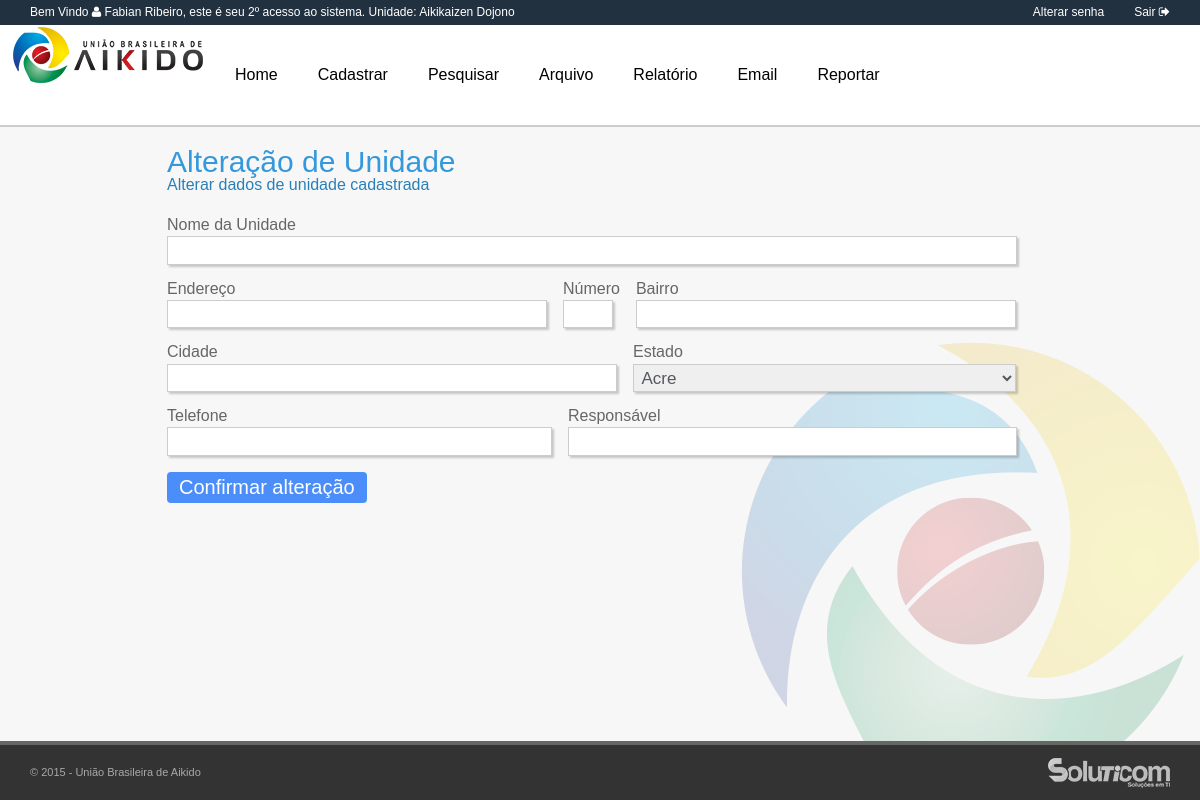
The app's page /alterarUnidade.php (signed in) with its own data.
### tables this page shows
CREATE TABLE IF NOT EXISTS `usuario` (
  `usuarioId` int(11) NOT NULL,
  `escolaId` int(10) DEFAULT NULL,
  `usuarioLogin` varchar(100) DEFAULT NULL,
  `senha` varchar(100) DEFAULT NULL,
  `usuarioNome` varchar(100) DEFAULT NULL,
  `nivelId` int(10) DEFAULT NULL,
  `dataCadastro` date DEFAULT NULL,
  `statusUsuario` tinyint(1) NOT NULL DEFAULT '1',
  `qtdAcesso` int(11) DEFAULT '0',
  `resetaSenha` tinyint(1) DEFAULT '0'
);

CREATE TABLE IF NOT EXISTS `escola` (
  `escolaId` int(10) NOT NULL,
  `responsavelEscola` varchar(200) DEFAULT NULL,
  `estadoID` int(10) DEFAULT NULL,
  `nomeEscola` varchar(100) DEFAULT NULL,
  `enderecoEscola` varchar(100) DEFAULT NULL,
  `numeroEscola` varchar(10) DEFAULT NULL,
  `bairroEscola` varchar(100) DEFAULT NULL,
  `cidadeEscola` varchar(100) DEFAULT NULL,
  `telefoneEscola` varchar(30) DEFAULT NULL,
  `statusEscola` int(2) DEFAULT '1'
);

### alterarUnidade.php (the view, shortened to what this page needs)
<?php require_once("validacao.php"); ?>
<?php
    $tr = "SELECT * ";
    $tr .= "FROM escola ";
        if ( isset($_GET["codigo"]) ) {
            $id = $_GET["codigo"];
            $tr .= "WHERE escolaId = {$id} ";
        } else {
            $tr .= "WHERE escolaId = 1 ";
        }
    $con_clientes = mysqli_query($conecta,$tr);
    $info_clientes = mysqli_fetch_assoc($con_clientes);
?>
<?php
    $estados = "SELECT * ";
    $estados .= "FROM estados ";
    $lista_estados = mysqli_query($conecta,$estados);
?>
<!doctype html>
<html>
    <head>
    </head>
    <body>
        <main>
            <div class="centralizar">
                <form action="alterarUnidade.php?codigo=<?php echo $id ?>" method="post">
                   <div class="subtitulo"> <h1>Alteração de Unidade</h1><h4>Alterar dados de unidade cadastrada</h4> </div>
                  	<fieldset>
                    <fieldset class="grupo">
                        <div class="campo">
                    <label for="nomeEscola">Nome da Unidade</label>
                    <input type="text" value="<?php echo utf8_encode($info_clientes["nomeEscola"])  ?>" style="width: 850px" maxlength="99" name="nomeEscola" id="nomeEscola" required>
                    	</div>
                    </fieldset>
                    <fieldset>
                    <fieldset class="grupo">
                        <div class="campo">
                    <label for="enderecoEscola">Endereço</label>
                    <input type="text" value="<?php echo utf8_encode($info_clientes["enderecoEscola"])  ?>" style="width: 380px" maxlength="99" name="enderecoEscola" id="enderecoEscola" required>
                   	    </div>
                    	<div class="campo">
                    <label for="numeroEscola">Número</label>
                    <input type="text" value="<?php echo utf8_encode($info_clientes["numeroEscola"])  ?>" style="width: 50px" maxlength="99" name="numeroEscola" id="numeroEscola" required>
                    </div>
                    	<div class="campo">
                    <label for="bairroEscola">Bairro</label>
                    <input type="text" value="<?php echo utf8_encode($info_clientes["bairroEscola"])  ?>" style="width: 380px" maxlength="99" name="bairroEscola" id="bairroEscola" required>
                    </div>
                    </fieldset>
                    <fieldset>
                    <fieldset class="grupo">
                  		<div class="campo">
                    <label for="cidadeEscola" >Cidade</label>
                    <input type="text" value="<?php echo utf8_encode($info_clientes["cidadeEscola"])  ?>" style="width: 450px" maxlength="99" name="cidadeEscola" id="cidadeEscola" required>
                   	   </div>
                    	<div class="campo">
                    <label for="estados">Estado</label>
                    <select id="estados" name="estados" style="width: 383px" maxlength="99" required>
                        <?php
                            $meuestado = $info_clientes["estadoID"];
                            while($linha = mysqli_fetch_assoc($lista_estados)) {
                                $estado_principal = $linha["estadoID"];
                                if($meuestado == $estado_principal) {
                        ?>
                            <option value="<?php echo $linha["estadoID"] ?>" selected>
                                <?php echo utf8_encode($linha["nome"]) ?>
                            </option>
                        <?php
                                } else {
                        ?>
                            <option value="<?php echo $linha["estadoID"] ?>" >
                                <?php echo utf8_encode($linha["nome"]) ?>
                            </option>
                        <?php
                                }
                            }
                        ?>
                    </select>
                    </div>
                    </fieldset>
                    <fieldset class="grupo">
                    	<div class="campo">
                    <label for="telefoneEscola">Telefone</label>
                    <input type="text" value="<?php echo utf8_encode($info_clientes["telefoneEscola"])  ?>" style="width: 385px" OnKeyPress="formatar('## ####-####', this)" maxlength="12" name="telefoneEscola" id="telefoneEscola" required>
                    	</div>
                        <div class="campo">
                    <label for="responsaveis">Responsável</label>
                   	<input type="text" value="<?php echo utf8_encode($info_clientes["responsavelEscola"])  ?>" style="width: 449px" maxlength="99" name="responsaveis" id="responsaveis" required>
              			</div>
                    </fieldset>
                    <input type="submit" class="botao" value="Confirmar alteração">
                </form>
       	</div>
        </main>
    </body>
</html>

### mAdmin.php (shortened to what this page needs)
        <?php
            if ( isset($_SESSION["IDUSER"]) )  {
                $user = $_SESSION["IDUSER"];
                $saudacao = "SELECT usuarioNome, usuarioId, qtdAcesso, u.escolaId, nomeEscola, nivelId ";
                $saudacao .= "FROM usuario u INNER JOIN escola e ON u.escolaId = e.escolaId ";
                $saudacao .= "WHERE usuarioId = {$user} ";
                $saudacao_login = mysqli_query($conecta, $saudacao);
            $saudacao_login = mysqli_fetch_assoc($saudacao_login);
			$apelido = $saudacao_login["usuarioNome"];
			$qtd_ac = $saudacao_login["qtdAcesso"];
			$escolaProf  = $saudacao_login["nomeEscola"];
            }
        ?>
<head>
	<link rel="stylesheet" href="css/reset.css">
	<link rel="stylesheet" href="css/geral.css">
    <link rel="stylesheet" href="css/font-awesome/css/font-awesome.min.css">
	<link rel="stylesheet" href="css/menu.css">
	<link rel="stylesheet" href="css/form.css">
</head>
<body>
    <header>
        <div id="bemvindo">Bem Vindo <i class="fa fa-user"></i> <b><?php echo utf8_encode($apelido) ?></b>, este é seu <b><?php echo $qtd_ac?>º</b> acesso ao sistema. Unidade: <?php echo utf8_encode($escolaProf) ?> </div>
        <div id="sair"><a href="sair.php">Sair <i class="fa fa-sign-out"></i></a></div>
        <div id="sair"><a href="alterarSenha.php">Alterar senha <i class="icon-lock"></i></a></div>
    </header>
    <nav>
        <div id="menu">
  		<ul onClick="" class="zetta-menu zm-effect-fade zm-full-width" style="height:100px;">
         		<img src="assets/imagens/logo.png" alt="logo" style="float: left;">
        <li style="height:100px;">
      		<a href="main.php" style="line-height:100px;">Home</a>
   		</li>
   		<li style="height:100px; ">
      		<a style="line-height:100px;">Cadastrar</a>
   		</li>
   		<li style="height:100px;">
            <a style="line-height:100px;">Pesquisar</a>
   		</li>
        <li style="height:100px;">
            <a style="line-height:100px;">Arquivo</a>
   		</li>
        <li style="height:100px;">
            <a style="line-height:100px;">Relatório</a>
   		</li>
		    <li style="height:100px;">
            <a style="line-height:100px;">Email</a>
   		</li>
        <li style="height:100px;">
            <a style="line-height:100px;">Reportar</a>
   		</li>
		</ul>
        </div>
    </nav>
    <footer>
        <div id="direitos">© 2015 - União Brasileira de Aikido</div>
        <div id="soluticom"><a href="http://www.soluticom.com.br" target="_blank"><img src="assets/imagens/soluticom.png" alt="soluticom"></a></div>
    </footer>
</body>

### css/geral.css (style rules this page uses)
body { margin: 0 0 auto; background-color: #f7f7f7; width: 100%; height: 100%; font-family: 'Open Sans', sans-serif; text-decoration:none; overflow: auto; background-image: url(../assets/imagens/fundo.png); background-repeat: no-repeat; background-position: right bottom, left top; background-attachment: fixed; }
h1 { font-size: 30px; color: #3498db; }
h4 { font-size: 16px; color: #2980b9; }
header { width: 100%; height: 25px; line-height: 25px; background-color: #22313F; position: fixed; top: 0px; color: #FFF; z-index: 10; font-size: 12px; }
nav { width: 100%; height: 100px; position: fixed; background-color: #67809F; border-bottom-width: 2px; border-bottom-style: solid; border-bottom-color: #cccccc; line-height: 100px; top: 25px; z-index: 10; }
#menu { height: 100px; }
main { z-index: 1; width: 100%; min-width: 1007px; height: auto; top: 127px; position: absolute; margin-bottom: 80px; display: table; }
footer { font-size: 11px; width: 100%; height: 55px; line-height: 55px; background-color: #333333; border-top-color: #666666; border-top-width: 4px; border-top-style: solid; position: fixed; bottom: 0px; z-index: 10; color: darkgray; }
#bemvindo { float: left; margin-left: 30px; }
#sair { float: right; margin-right: 30px; }
#sair a:link, #sair a:visited { text-decoration:none; color: #FFF; }
#direitos { float: left; margin-left: 30px; }
#soluticom { height: 55px; padding-top: 13px; float: right; margin-right: 30px; }
.centralizar { margin: 20px auto; width: 50%; display: table; }
.subtitulo { width: 300px; height: 60px; margin-bottom: 10px; }
input { font-family: 'HelveticaNeue', 'Helvetica Neue', Helvetica, Arial, sans-serif; font-size: 17px; color: #555860; }
.campo select { font-size: 17px; color: #555860; }

### css/menu.css (style rules this page uses)
.zetta-menu { background-color: #FFF; padding: 0; margin: 0; display: inline-block; position: relative; }
.zetta-menu:before, .zetta-menu ul, .zetta-menu li, .zetta-menu div, .zetta-menu a, .zetta-menu label, .zetta-menu input, .zetta-menu textarea { -webkit-box-sizing: border-box; -moz-box-sizing: border-box; box-sizing: border-box; margin: 0; padding: 0; outline: none; border: 0; list-style: none; }
.zetta-menu a { cursor: pointer; }
.zetta-menu.zm-full-width { display: block; }
.zetta-menu, .zetta-menu a, .zetta-menu a:visited { color: #000; }
.zetta-menu > li { display: block; vertical-align: top; float: left; height: 60px; }
.zetta-menu > li > a { font-weight: normal; padding: 0 20px; line-height: 60px; }
.zetta-menu li { position: relative; cursor: default; }
.zetta-menu li > a { text-decoration: none; display: block; }
.zetta-menu:after { content: ''; display: block; clear: both; }

### css/form.css (style rules this page uses)
fieldset { border: 0; padding: 0; margin: 0; }
body, input, select, textarea, button { font-family: sans-serif; font-size: 1em; }
.grupo:before, .grupo:after { content: " "; display: table; }
.grupo:after { clear: both; }
.campo { margin-bottom: 1em; }
.campo label { margin-bottom: 0.2em; color: #666; display: block; }
fieldset.grupo .campo { float: left; margin-right: 1em; }
.campo select { height: 28.5px; }
.campo input[type="text"], .campo select, .campo textarea { padding: 0.2em; border: 1px solid #CCC; box-shadow: 2px 2px 2px rgba(0,0,0,0.2); display: block; height:28.5px; font-size:17px; }
.campo select option { padding-right: 1em; }
.botao { border-radius: 4px; font-size: 20px; background: #4b8ef9; border: 2px; border-color: #3079ed; margin-bottom: 1em; color: #FFF; padding: 0.2em 0.6em; }
.botao, select, label.checkbox { cursor: pointer; }

### records on screen
usuario: usuarioNome "Fabian Ribeiro", qtdAcesso "2", escolaId.nomeEscola "Aikikaizen Dojono"

### other values on screen
form field estados "Acre"
